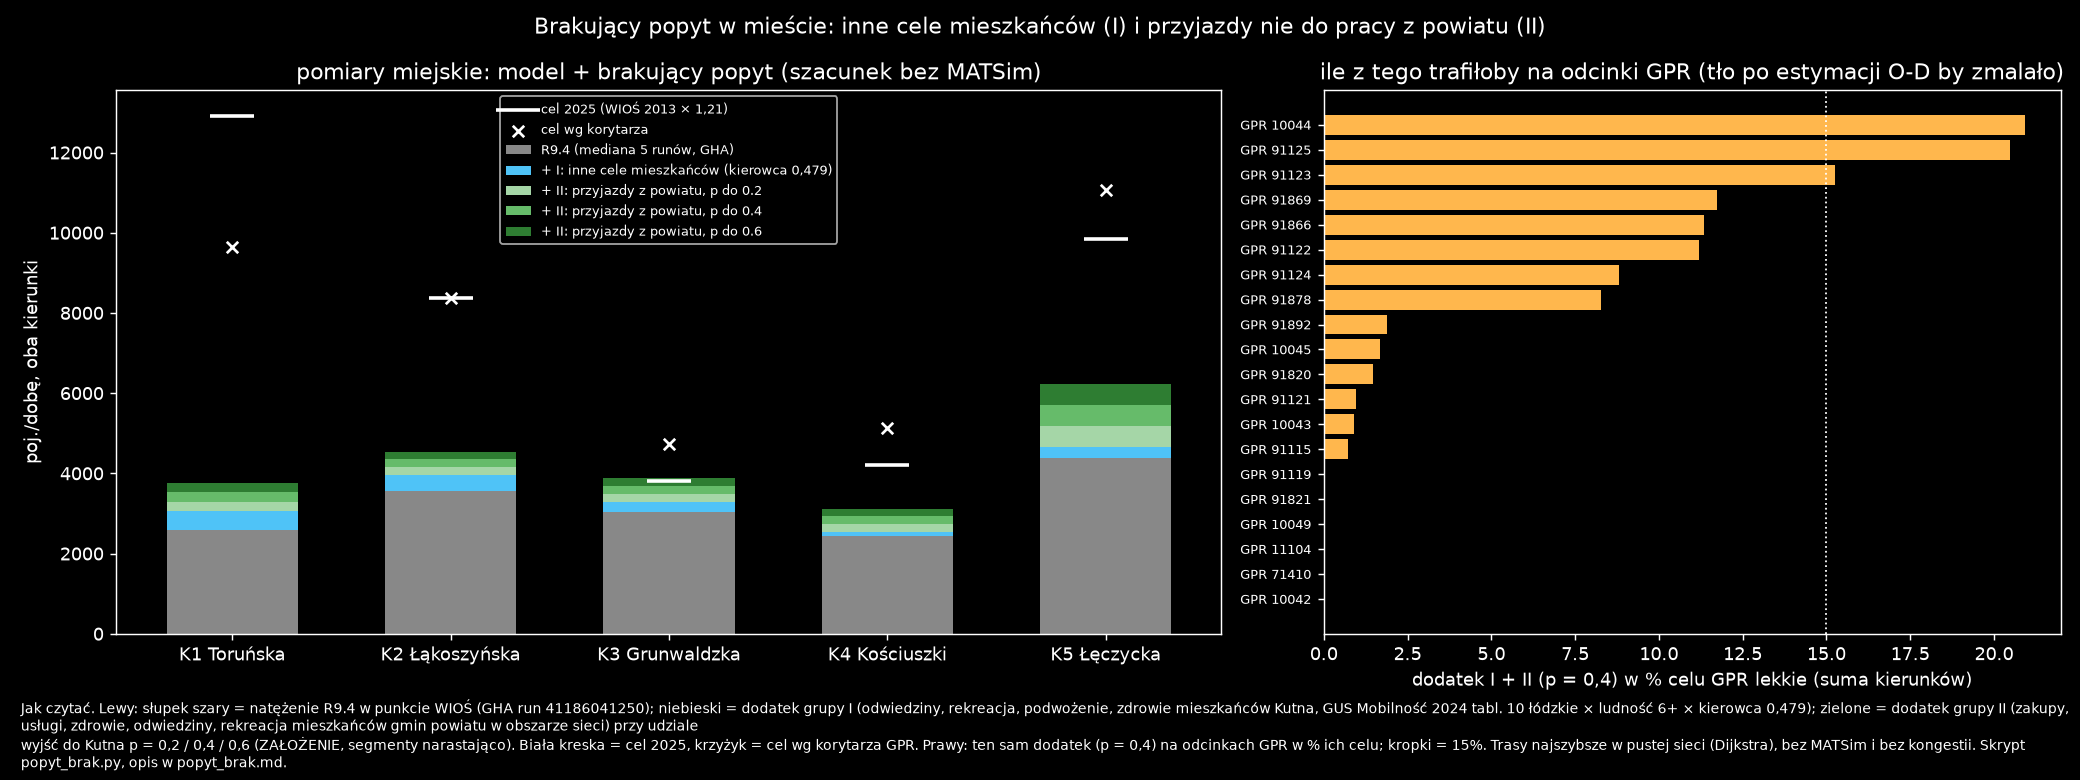

The script that saved this image:
"""Pomiar przed wdrożeniem (pkt 2 rekomendacji k1_zachod.md): ile pojazdów/dobę na K1–K5 dodałby popyt, którego R9.4 nie ma.

Grupa I: mieszkańcy Kutna, cele dom–X spoza modelu (odwiedziny, rekreacja, podwożenie, zdrowie).
Grupa II: mieszkańcy pozostałych gmin powiatu kutnowskiego (w obszarze sieci), wyjścia nie do pracy do Kutna:
          zakupy, usługi, zdrowie, odwiedziny, rekreacja (bez szkoły i podwożenia: krok 4B).
Liczba wyjść = stawka GUS Mobilność 2024 (tabl. 10, łódzkie: podróże dom–X / osoby 6+ z tabl. 4) × ludność 6+ × udział kierowcy auta.
Każde wyjście = 2 podróże (tam i z powrotem). Bez MATSim: trasy najszybsze w pustej sieci (Dijkstra, jak k1_zachod.py, kontrola K1 < 1%).
Liczymy przy udziale kierowcy = 1 i (II) udziale wyjść do Kutna p = 1, warianty to przeskalowanie liniowe (tabela w .md).

ZAŁOŻENIA (warianty w raporcie):
- udział kierowcy: 0,424 (errand_car_share D32) albo 0,479 (GUS tabl. 13, łódzkie: kierowca 1 894 401 / 3 958 088 podróży);
- II: p = udział wyjść nie do pracy mieszkańców gmin powiatu, które kończą się w Kutnie; brak danych, wariant 0,2 / 0,4 / 0,6;
- ludność 6+ = ogółem − 6/18 × wiek przedprodukcyjny (0–17), BREC NSP 2021; II tylko część gminy w obszarze sieci (wg obrysu budynków);
- domy: budynki BDOT jedno- i wielorodzinne, waga obrys × kondygnacje (jak D28, bez podziału na obwody);
- cele: wszystkie w gm. m. Kutno, losowe z wagą (jak D32), podwożenie do najbliższej szkoły podstawowej/przedszkola/żłobka (jak D35).
Użycie: uv run python -W ignore reports/etap3/g_pomiary_miejskie/popyt_brak.py   Wyjście: popyt_brak.{json,png} obok skryptu."""
import json
import tomllib
from pathlib import Path

import geopandas as gpd
import matplotlib
import numpy as np
import openpyxl
import pandas as pd
import pyogrio
import zstandard
from lxml import etree
from scipy.sparse import csr_matrix
from scipy.sparse.csgraph import dijkstra
from scipy.spatial import cKDTree

matplotlib.use("Agg")
import matplotlib.pyplot as plt
plt.style.use("dark_background")  # preferencja użytkownika

H = Path(__file__).parent
P = tomllib.load(open("config/kutno.toml", "rb"))["plans"]
rng = np.random.default_rng(2026)
z = lambda p: zstandard.ZstdDecompressor().stream_reader(open(p, "rb"))
CAR = {"0,424 (D32)": 0.424, "0,479 (GUS tabl. 13)": 1894401 / 3958088}
P_KUTNO = (0.2, 0.4, 0.6)

# --- stawki GUS (tabl. 10 i 4, łódzkie) -----------------------------------------------------------------------------
wb = openpyxl.load_workbook("data/raw/gus_transport/mobilnosc_transportowa_ludnosci_w_polsce_w_2024_r._tablice.xlsx", read_only=True)
t10 = next(r for r in wb["Tabl. 10"].iter_rows(values_only=True) if r[0] == "Łódzkie")
pop6_lodz = next(r for r in wb["Tabl. 4"].iter_rows(values_only=True) if r[0] == "Łódzkie")[1]
COL = {"zakupy_cc": 4, "zakupy_inne": 5, "uslugi": 6, "odwiedziny": 7, "rekreacja": 8, "podwozenie": 9, "zdrowie": 10}
RATE = {k: t10[c] / pop6_lodz for k, c in COL.items()}
GRUPA = {"I": ["odwiedziny", "rekreacja", "podwozenie", "zdrowie"],
         "II": ["zakupy_cc", "zakupy_inne", "uslugi", "zdrowie", "odwiedziny", "rekreacja"]}

# --- sieć i węzły przypięcia ----------------------------------------------------------------------------------------
nodes, L = {}, []
for _, el in etree.iterparse(z("output/r94c_gha/r94c-r93o-s4711/output_network.xml.zst"), tag=("node", "link")):
    if el.tag == "node":
        nodes[el.get("id")] = (float(el.get("x")), float(el.get("y")))
    elif "car" in el.get("modes"):
        a = {x.get("name"): x.text for x in el.iter("attribute")}
        L.append((el.get("id"), el.get("from"), el.get("to"), float(el.get("length")) / float(el.get("freespeed")) + 1, a.get("type")))
    el.clear()
L = pd.DataFrame(L, columns=["id", "fr", "to", "t", "type"]).set_index("id")
nid = {n: i for i, n in enumerate(nodes)}
XY = np.array(list(nodes.values()))
L["a"], L["b"] = L.fr.map(nid), L.to.map(nid)
best = L.reset_index().sort_values("t").drop_duplicates(["a", "b"])
M = csr_matrix((best.t, (best.a, best.b)), shape=(len(nid),) * 2)
ok = L[~L.type.fillna("").str.match(r"motorway|trunk|.*_link")]  # jak plans.py: bez A1, ekspresowych i łącznic
snap_nodes = np.unique(np.r_[ok.a, ok.b])
tree = cKDTree(XY[snap_nodes])
snap = lambda pts: snap_nodes[tree.query(np.c_[pts.x, pts.y])[1]]

# linki pomiarowe: K1–K5 (WIOŚ) i odcinki GPR (cel lekkie na kierunek z analiza/gpr_lcv.csv)
K = pd.read_csv("scenarios/kutno/validation/wios2013_linki.csv")
gp = pd.read_csv("output/r94c_gha/r94c-r93o-s4711/analiza/gpr_lcv.csv")
gp = gp[gp.link.isin(L.index)]
MEAS = {**{l: p for p, l in zip(K.pkt, K.link)}, **{l: f"GPR {n}" for n, l in zip(gp.nr, gp.link)}}
via_d = {l: dijkstra(M, indices=L.b[l]) for l in MEAS}  # z końca linku
via_o = {l: dijkstra(M.T.tocsr(), indices=L.a[l]) for l in MEAS}  # do początku linku

# --- budynki BDOT (cały powiat) --------------------------------------------------------------------------------------
bd = pyogrio.read_dataframe(P["home_bdot"], columns=["KATEGORIAISTNIENIA", "PRZEWAZAJACAFUNKCJABUDYNKU", "LICZBAKONDYGNACJI"])
bd = bd[bd.KATEGORIAISTNIENIA == "eksploatowany"].copy()
bd["pt"] = bd.geometry.representative_point()
bd["w"] = bd.geometry.area
bd = bd.set_geometry("pt")
gm = gpd.read_file("scenarios/kutno/area/gminy_powiat.gpkg").to_crs(2180).astype({"GMINA": int})
bd = gpd.sjoin(bd, gm[["GMINA", "geometry"]], how="inner", predicate="within")
area = gpd.GeoSeries.from_wkt([open("scenarios/kutno/area/network_area.wkt").read()], crs=2180).iloc[0]
bd["w_dom"] = bd.w * bd.LICZBAKONDYGNACJI.fillna(1).clip(lower=1)
dom = bd[bd.PRZEWAZAJACAFUNKCJABUDYNKU.isin(P["home_bdot_functions"])].copy()
dom["in_area"] = dom.within(area)
city = bd[bd.GMINA == 1002011]
F = lambda fs: city[city.PRZEWAZAJACAFUNKCJABUDYNKU.isin(fs)][["pt", "w"]].rename(columns={"pt": "geometry"}).set_geometry("geometry")
sh = pd.read_csv(P["errand_shops"], keep_default_na=False)
shop_pool = lambda c: gpd.GeoDataFrame({"w": 1.0}, index=sh.index[sh.shop.isin(["supermarket", "mall", "department_store"]) == c],
                                       geometry=gpd.points_from_xy(sh.x, sh.y)[sh.shop.isin(["supermarket", "mall", "department_store"]) == c])
POOL = {
    "zakupy_cc": shop_pool(True), "zakupy_inne": shop_pool(False),
    "uslugi": F(["bank", "inny urząd administracji publicznej", "urząd miasta", "urząd gminy", "starostwo powiatowe",
                 "placówka operatora pocztowego"]),  # jak errands.py TYPES["u"]
    "zdrowie": F(["placówka ochrony zdrowia", "szpital", "apteka"]),
    "odwiedziny": dom[dom.GMINA == 1002011][["pt", "w_dom"]].rename(columns={"pt": "geometry", "w_dom": "w"}).set_geometry("geometry"),
    "rekreacja": F(["dom kultury", "klub sportowy", "hala sportowa", "sala gimnastyczna", "basen kąpielowy", "teatr", "muzeum",
                    "biblioteka", "restauracja", "dom weselny"]),
    "podwozenie": F(["szkoła podstawowa", "przedszkole", "żłobek"]),
}

# --- ludność 6+ i wyjścia ---------------------------------------------------------------------------------------------
ws = [w for w in openpyxl.load_workbook("data/raw/gus/ludnosc_rejony_obwody_nsp2021.xlsx", read_only=True).worksheets if w.title.endswith("dzkie")][0]
brec = {int(r[4]): r[5] - r[8] * 6 / 18 for r in ws.iter_rows(values_only=True)
        if str(r[4]).startswith("1002") and r[3] in ("gmina miejska", "gmina wiejska", "miasto", "obszar wiejski")}
pop6_kutno = int((pd.read_csv("scenarios/kutno/demand/population_kutno.csv").age >= 6).sum())
origins = {"I": (dom[dom.GMINA == 1002011], {1002011: pop6_kutno})}
out = dom[(dom.GMINA != 1002011) & dom.in_area]
share_in = (out.groupby("GMINA").w_dom.sum() / dom[dom.GMINA != 1002011].groupby("GMINA").w_dom.sum()).to_dict()
origins["II"] = (out, {g: brec[g] * s for g, s in share_in.items()})


def tours(grp):
    """Wyjścia przy udziale kierowcy = 1 (i p = 1): DataFrame o (węzeł domu), d (węzeł celu), cel, gmina."""
    homes, pop = origins[grp]
    rows = []
    for cel in GRUPA[grp]:
        pool = POOL[cel]
        for g, n6 in pop.items():
            h = homes[homes.GMINA == g]
            n = rng.poisson(RATE[cel] * n6)
            o = h.iloc[rng.choice(len(h), n, p=(h.w_dom / h.w_dom.sum()).to_numpy())].pt
            if cel == "podwozenie":  # najbliższa placówka
                d = pool.geometry.iloc[cKDTree(np.c_[pool.geometry.x, pool.geometry.y]).query(np.c_[o.x, o.y])[1]]
            else:
                d = pool.geometry.iloc[rng.choice(len(pool), n, p=(pool.w / pool.w.sum()).to_numpy())]
            rows.append(pd.DataFrame({"o": snap(o), "d": snap(gpd.GeoSeries(d.to_numpy())), "cel": cel, "gmina": g}))
    return pd.concat(rows, ignore_index=True)


def count(tr):
    """Przejazdy przez linki pomiarowe (obie podróże wyjścia). Link na najszybszej trasie <=> t(o→a) + t_l + t(b→d) = t(o→d)."""
    res = pd.DataFrame(0.0, index=tr.index, columns=list(MEAS))
    for a_, b_ in (("o", "d"), ("d", "o")):
        for u, g in tr.groupby(a_):
            dist = dijkstra(M, indices=int(u))
            dd = dist[g[b_].to_numpy()]
            for l in MEAS:
                res.loc[g.index, l] += np.isclose(via_o[l][int(u)] + L.t[l] + via_d[l][g[b_].to_numpy()], dd, atol=1e-6)
    return res


R = {}
for grp in ("I", "II"):
    tr = tours(grp)
    tr = tr[tr.o != tr.d].reset_index(drop=True)
    c = count(tr)
    per = c.T.groupby(pd.Series(MEAS)).sum().T  # punkt (oba kierunki) na wyjście
    R[grp] = {"wyjscia_przy_kierowcy_1": tr.cel.value_counts().to_dict(), "punkty": per.sum().round(1).to_dict(),
              "punkty_wg_celu": per.groupby(tr.cel).sum().round(1).to_dict(orient="index")}
    if grp == "II":
        R[grp]["wyjscia_wg_gminy"] = tr.gmina.value_counts().to_dict()
        R[grp]["punkty_wg_gminy"] = per.groupby(tr.gmina).sum()[["K1", "K2", "K3", "K4", "K5"]].round(1).to_dict(orient="index")
    print(grp, len(tr), {k: round(v) for k, v in R[grp]["punkty"].items() if k.startswith("K")})

ref = json.load(open("reports/etap3/g_lancuchy/lancuchy_porownanie.json", encoding="utf-8"))["pomiary_miejskie"]
model, cel = ref["model_r93o_mediana"], ref["cel_2025"]
PK = ["K1", "K2", "K3", "K4", "K5"]
gpr_cel = gp.assign(k="GPR " + gp.nr.astype(str)).groupby("k").gpr_light_dir.sum()
war = {}
for cn, cs in CAR.items():
    i_ = {k: R["I"]["punkty"][k] * cs for k in PK}
    for p in P_KUTNO:
        ii = {k: R["II"]["punkty"][k] * cs * p for k in PK}
        tot = {k: model[k] + i_[k] + ii[k] for k in PK}
        gpr = {k: round(100 * (R["I"]["punkty"][k] + R["II"]["punkty"][k] * p) * cs / gpr_cel[k], 1) for k in gpr_cel.index}
        war[f"kierowca {cn}, p = {p}"] = {
            "I": {k: round(v) for k, v in i_.items()}, "II": {k: round(v) for k, v in ii.items()},
            "model_plus": {k: round(v) for k, v in tot.items()},
            "proc_celu": {k: round(100 * tot[k] / cel[k], 1) for k in PK},
            "suma_proc_celu": round(100 * sum(tot.values()) / sum(cel.values()), 1),
            "suma_K2_K5_proc_celu": round(100 * sum(tot[k] for k in PK[1:]) / sum(cel[k] for k in PK[1:]), 1),
            "gpr_dodatek_proc_celu_lekkie_mediana": float(np.median(list(gpr.values()))),
            "gpr_dodatek_proc_celu_lekkie_max": max(gpr.values()), "gpr_dodatek_proc_celu_lekkie": gpr}
out_j = {"stawki_gus_na_osobe6": {k: round(v, 5) for k, v in RATE.items()}, "pop6_kutno": pop6_kutno,
         "pop6_gmin_w_obszarze": {g: round(v) for g, v in origins["II"][1].items()}, "udzial_kierowcy": CAR,
         "model_r94": model, "cel_2025": cel, "przy_kierowcy_1_p_1": R, "warianty": war}
json.dump(out_j, open(H / "popyt_brak.json", "w", encoding="utf-8"), ensure_ascii=False, indent=1)

# --- wykres ----------------------------------------------------------------------------------------------------------
fig, ax = plt.subplots(1, 2, figsize=(16, 6), gridspec_kw={"width_ratios": [3, 2]})
cs = CAR["0,479 (GUS tabl. 13)"]
x = np.arange(len(PK))
ax[0].bar(x, [model[k] for k in PK], .6, color="#888", label="R9.4 (mediana 5 runów, GHA)")
b = np.array([model[k] for k in PK], float)
iv = np.array([R["I"]["punkty"][k] * cs for k in PK])
ax[0].bar(x, iv, .6, bottom=b, color="#4fc3f7", label="+ I: inne cele mieszkańców (kierowca 0,479)")
b += iv
for p0, p, col in zip((0,) + P_KUTNO[:-1], P_KUTNO, ("#a5d6a7", "#66bb6a", "#2e7d32")):
    seg = np.array([R["II"]["punkty"][k] * cs * (p - p0) for k in PK])  # narastająco od p0 do p
    ax[0].bar(x, seg, .6, bottom=b, color=col, label=f"+ II: przyjazdy z powiatu, p do {p}")
    b += seg
ax[0].scatter(x, [cel[k] for k in PK], color="w", marker="_", s=600, lw=2, label="cel 2025 (WIOŚ 2013 × 1,21)", zorder=3)
ax[0].scatter(x, [ref["cel_2025_korytarz"][k] for k in PK], color="w", marker="x", s=40, label="cel wg korytarza", zorder=3)
ax[0].set_xticks(x); ax[0].set_xticklabels(["K1 Toruńska", "K2 Łąkoszyńska", "K3 Grunwaldzka", "K4 Kościuszki", "K5 Łęczycka"])
ax[0].set_ylabel("poj./dobę, oba kierunki"); ax[0].set_title("pomiary miejskie: model + brakujący popyt (szacunek bez MATSim)")
ax[0].legend(fontsize=7)
g = pd.Series({k: (R["I"]["punkty"][k] + R["II"]["punkty"][k] * 0.4) * cs / gpr_cel[k] * 100 for k in gpr_cel.index}).sort_values()
ax[1].barh(g.index, g.to_numpy(), color="#ffb74d")
ax[1].axvline(15, color="w", ls=":", lw=1)
ax[1].set_xlabel("dodatek I + II (p = 0,4) w % celu GPR lekkie (suma kierunków)")
ax[1].set_title("ile z tego trafiłoby na odcinki GPR (tło po estymacji O-D by zmalało)")
ax[1].tick_params(axis="y", labelsize=7)
fig.suptitle("Brakujący popyt w mieście: inne cele mieszkańców (I) i przyjazdy nie do pracy z powiatu (II)")
fig.text(.01, .01, "Jak czytać. Lewy: słupek szary = natężenie R9.4 w punkcie WIOŚ (GHA run 41186041250); niebieski = dodatek grupy I "
         "(odwiedziny, rekreacja, podwożenie, zdrowie mieszkańców Kutna, GUS Mobilność 2024 tabl. 10 łódzkie × ludność 6+ × kierowca 0,479); "
         "zielone = dodatek grupy II (zakupy, usługi, zdrowie, odwiedziny, rekreacja mieszkańców gmin powiatu w obszarze sieci) przy udziale\n"
         "wyjść do Kutna p = 0,2 / 0,4 / 0,6 (ZAŁOŻENIE, segmenty narastająco). Biała kreska = cel 2025, krzyżyk = cel wg korytarza GPR. "
         "Prawy: ten sam dodatek (p = 0,4) na odcinkach GPR w % ich celu; kropki = 15%. Trasy najszybsze w pustej sieci (Dijkstra), bez MATSim "
         "i bez kongestii. Skrypt popyt_brak.py, opis w popyt_brak.md.", fontsize=8, va="bottom", wrap=True)
fig.tight_layout(rect=(0, .09, 1, 1)); fig.savefig(H / "popyt_brak.png", dpi=130)
